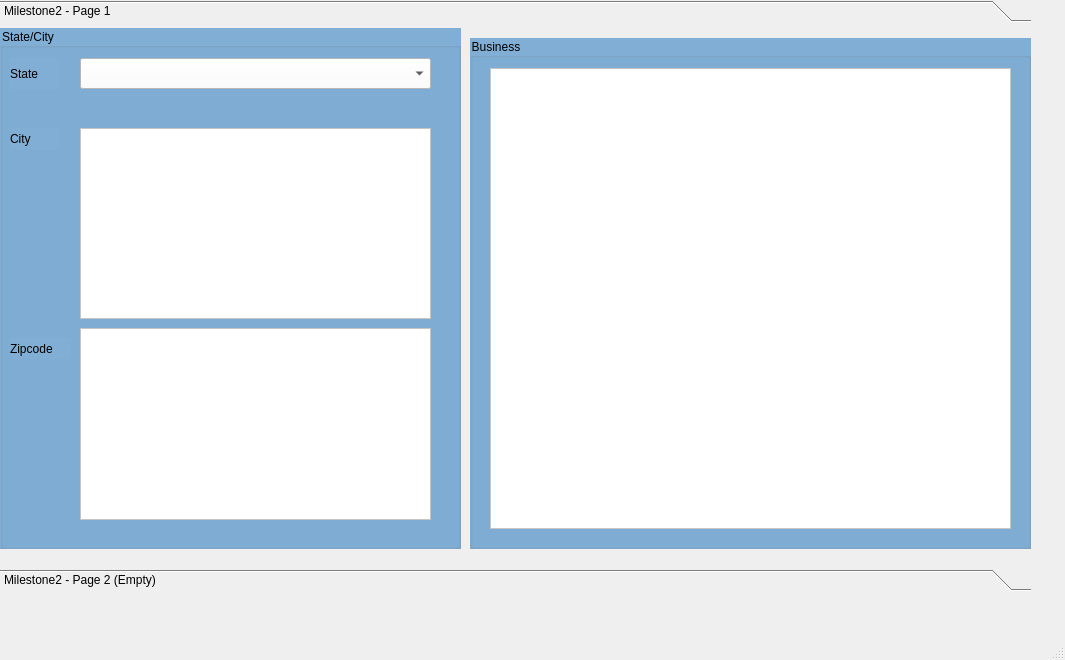
<?xml version="1.0" encoding="UTF-8"?>
<ui version="4.0">
 <class>MainWindow</class>
 <widget class="QMainWindow" name="MainWindow">
  <property name="geometry">
   <rect>
    <x>0</x>
    <y>0</y>
    <width>1065</width>
    <height>660</height>
   </rect>
  </property>
  <property name="windowTitle">
   <string>MainWindow</string>
  </property>
  <widget class="QWidget" name="centralwidget">
   <widget class="QToolBox" name="toolBox">
    <property name="geometry">
     <rect>
      <x>0</x>
      <y>0</y>
      <width>1031</width>
      <height>591</height>
     </rect>
    </property>
    <property name="styleSheet">
     <string notr="true">font: 12pt &quot;Segoe UI&quot;;</string>
    </property>
    <property name="currentIndex">
     <number>0</number>
    </property>
    <widget class="QWidget" name="page">
     <property name="geometry">
      <rect>
       <x>0</x>
       <y>0</y>
       <width>1031</width>
       <height>521</height>
      </rect>
     </property>
     <attribute name="label">
      <string>Milestone2 - Page 1</string>
     </attribute>
     <widget class="QGroupBox" name="groupBox">
      <property name="geometry">
       <rect>
        <x>0</x>
        <y>0</y>
        <width>461</width>
        <height>521</height>
       </rect>
      </property>
      <property name="styleSheet">
       <string notr="true">font: 11pt &quot;Segoe UI&quot;;
background-color: rgb(129, 174, 213);</string>
      </property>
      <property name="title">
       <string>State/City</string>
      </property>
      <widget class="QComboBox" name="stateList">
       <property name="geometry">
        <rect>
         <x>80</x>
         <y>30</y>
         <width>351</width>
         <height>31</height>
        </rect>
       </property>
       <property name="styleSheet">
        <string notr="true">background-color: rgb(255, 255, 255);</string>
       </property>
      </widget>
      <widget class="QLabel" name="label">
       <property name="geometry">
        <rect>
         <x>10</x>
         <y>30</y>
         <width>49</width>
         <height>31</height>
        </rect>
       </property>
       <property name="text">
        <string>State</string>
       </property>
      </widget>
      <widget class="QLabel" name="label_2">
       <property name="geometry">
        <rect>
         <x>10</x>
         <y>100</y>
         <width>49</width>
         <height>21</height>
        </rect>
       </property>
       <property name="text">
        <string>City</string>
       </property>
      </widget>
      <widget class="QListWidget" name="cityList">
       <property name="geometry">
        <rect>
         <x>80</x>
         <y>100</y>
         <width>351</width>
         <height>191</height>
        </rect>
       </property>
       <property name="styleSheet">
        <string notr="true">background-color: rgb(255, 255, 255);</string>
       </property>
      </widget>
      <widget class="QLabel" name="label_3">
       <property name="geometry">
        <rect>
         <x>10</x>
         <y>310</y>
         <width>61</width>
         <height>21</height>
        </rect>
       </property>
       <property name="text">
        <string>Zipcode</string>
       </property>
      </widget>
      <widget class="QListWidget" name="zipcodeList">
       <property name="geometry">
        <rect>
         <x>80</x>
         <y>300</y>
         <width>351</width>
         <height>192</height>
        </rect>
       </property>
       <property name="styleSheet">
        <string notr="true">background-color: rgb(255, 255, 255);</string>
       </property>
      </widget>
     </widget>
     <widget class="QGroupBox" name="businessGroup">
      <property name="geometry">
       <rect>
        <x>470</x>
        <y>10</y>
        <width>561</width>
        <height>511</height>
       </rect>
      </property>
      <property name="styleSheet">
       <string notr="true">font: 11pt &quot;Segoe UI&quot;;
background-color: rgb(129, 174, 213);</string>
      </property>
      <property name="title">
       <string>Business</string>
      </property>
      <widget class="QTableWidget" name="businessTable">
       <property name="geometry">
        <rect>
         <x>20</x>
         <y>30</y>
         <width>521</width>
         <height>461</height>
        </rect>
       </property>
       <property name="styleSheet">
        <string notr="true">background-color: rgb(255, 255, 255);</string>
       </property>
       <attribute name="horizontalHeaderVisible">
        <bool>true</bool>
       </attribute>
       <attribute name="horizontalHeaderStretchLastSection">
        <bool>true</bool>
       </attribute>
       <attribute name="verticalHeaderVisible">
        <bool>false</bool>
       </attribute>
      </widget>
     </widget>
    </widget>
    <widget class="QWidget" name="page_2">
     <property name="geometry">
      <rect>
       <x>0</x>
       <y>0</y>
       <width>100</width>
       <height>30</height>
      </rect>
     </property>
     <attribute name="label">
      <string>Milestone2 - Page 2 (Empty)</string>
     </attribute>
    </widget>
   </widget>
  </widget>
  <widget class="QMenuBar" name="menubar">
   <property name="geometry">
    <rect>
     <x>0</x>
     <y>0</y>
     <width>1065</width>
     <height>22</height>
    </rect>
   </property>
  </widget>
  <widget class="QStatusBar" name="statusbar"/>
 </widget>
 <resources/>
 <connections/>
</ui>
